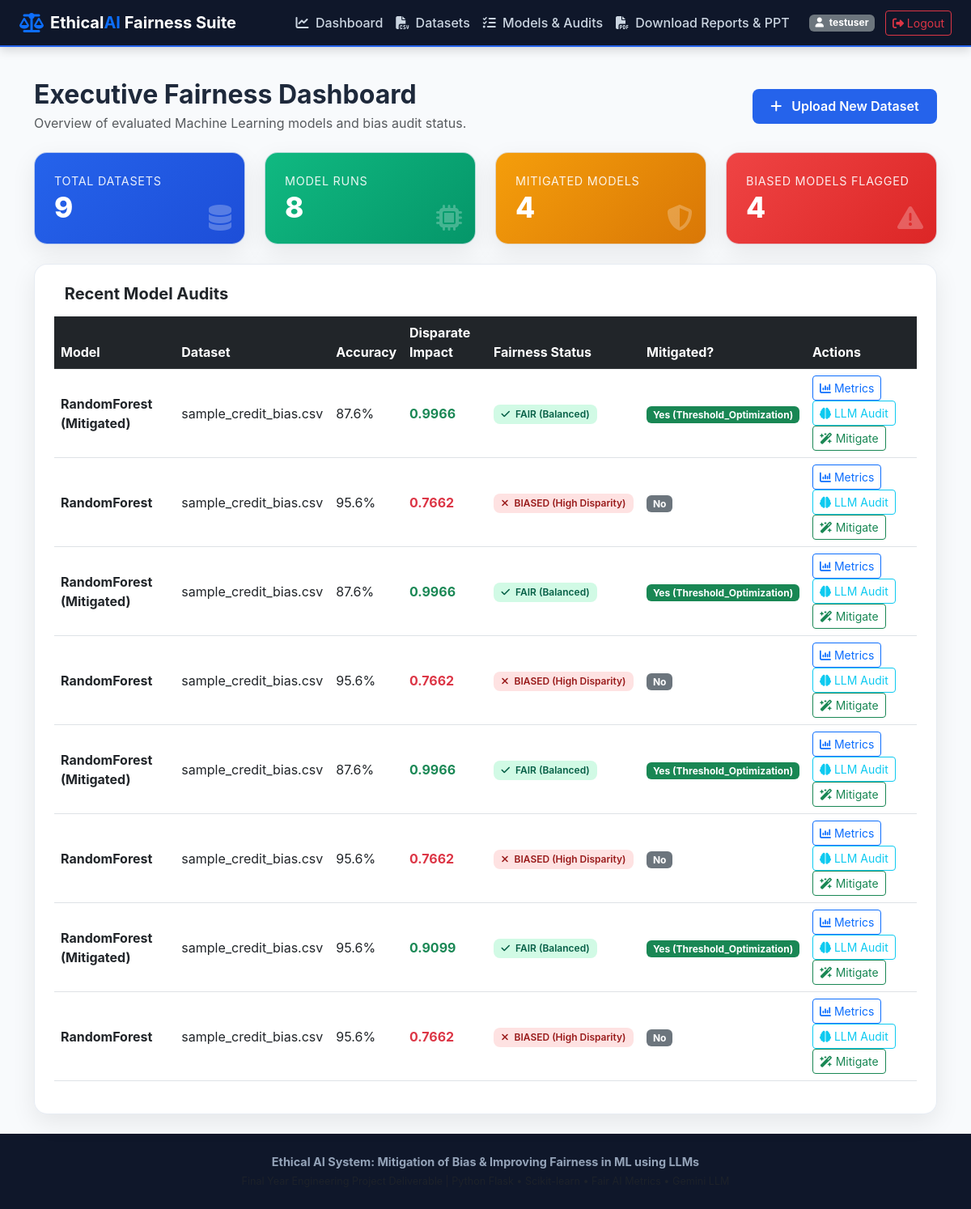
/dashboard (signed in), run on the app's committed database.
### tables this page shows
CREATE TABLE model_runs (
    id INTEGER PRIMARY KEY AUTOINCREMENT,
    user_id INTEGER NOT NULL,
    dataset_id INTEGER NOT NULL,
    model_name VARCHAR(100) NOT NULL,
    accuracy REAL NOT NULL,
    precision_score REAL NOT NULL,
    recall_score REAL NOT NULL,
    f1_score REAL NOT NULL,
    disparate_impact REAL NOT NULL,
    demographic_parity_diff REAL NOT NULL,
    equalized_odds_diff REAL NOT NULL,
    equal_opportunity_diff REAL NOT NULL,
    is_mitigated BOOLEAN DEFAULT 0,
    mitigation_method VARCHAR(100) DEFAULT 'None',
    confusion_matrix_json TEXT NOT NULL,
    fairness_status VARCHAR(50) DEFAULT 'Unchecked',
    created_at TIMESTAMP DEFAULT CURRENT_TIMESTAMP,
    FOREIGN KEY (user_id) REFERENCES users(id) ON DELETE CASCADE,
    FOREIGN KEY (dataset_id) REFERENCES datasets(id) ON DELETE CASCADE
);

CREATE TABLE datasets (
    id INTEGER PRIMARY KEY AUTOINCREMENT,
    user_id INTEGER NOT NULL,
    filename VARCHAR(255) NOT NULL,
    filepath VARCHAR(255) NOT NULL,
    row_count INTEGER DEFAULT 0,
    column_count INTEGER DEFAULT 0,
    target_column VARCHAR(100),
    sensitive_column VARCHAR(100),
    privileged_group VARCHAR(100),
    unprivileged_group VARCHAR(100),
    uploaded_at TIMESTAMP DEFAULT CURRENT_TIMESTAMP, csv_content TEXT,
    FOREIGN KEY (user_id) REFERENCES users(id) ON DELETE CASCADE
);

### app.py (the view)
@app.route('/dashboard')
@login_required
def dashboard():
    user_id = session['user_id']
    datasets = get_user_datasets(user_id)
    conn = get_db_connection()
    cursor = conn.cursor()
    cursor.execute(
        """SELECT m.*, d.filename FROM model_runs m
           JOIN datasets d ON m.dataset_id = d.id
           WHERE m.user_id = ? ORDER BY m.created_at DESC""",
        (user_id,)
    )
    model_runs = [dict(r) for r in cursor.fetchall()]
    conn.close()
    mitigated_count = sum(1 for r in model_runs if r['is_mitigated'])
    biased_count = sum(1 for r in model_runs if 'BIASED' in r['fairness_status'])
    return render_template(
        'dashboard.html',
        datasets=datasets,
        model_runs=model_runs,
        mitigated_count=mitigated_count,
        biased_count=biased_count
    )

### app.py (called while the page is built)
def login_required(f):
    from functools import wraps
    @wraps(f)
    def decorated_function(*args, **kwargs):
        if 'user_id' not in session:
            flash('Please log in to access this page.', 'warning')
            return redirect(url_for('login_page'))
        return f(*args, **kwargs)
    return decorated_function

### models/auth.py (called while the page is built)
def get_db_connection():
    conn = sqlite3.connect(Config.DATABASE_PATH)
    conn.row_factory = sqlite3.Row
    return conn

### models/dataset_manager.py (called while the page is built)
def get_user_datasets(user_id):
    conn = get_db_connection()
    cursor = conn.cursor()
    cursor.execute("SELECT * FROM datasets WHERE user_id = ? ORDER BY uploaded_at DESC", (user_id,))
    datasets = cursor.fetchall()
    conn.close()
    return [dict(d) for d in datasets]

### templates/dashboard.html (shortened to what this page needs)
{% extends "base.html" %}
{% block content %}
<div class="container py-4">
    <div class="d-flex justify-content-between align-items-center mb-4">
        <div>
            <h2 class="fw-bold mb-1">Executive Fairness Dashboard</h2>
            <p class="text-muted mb-0">Overview of evaluated Machine Learning models and bias audit status.</p>
        </div>
        <div>
            <a href="{{ url_for('upload_page') }}" class="btn btn-primary-custom"><i class="fa-solid fa-plus me-2"></i> Upload New Dataset</a>
        </div>
    </div>
    <div class="row g-4 mb-4">
        <div class="col-md-3">
            <div class="card card-custom metric-card primary">
                <div class="metric-label">Total Datasets</div>
                <div class="metric-val">{{ datasets|length }}</div>
                <i class="fa-solid fa-database position-absolute end-0 bottom-0 m-3 opacity-25 fa-2x"></i>
            </div>
        </div>
        <div class="col-md-3">
            <div class="card card-custom metric-card success">
                <div class="metric-label">Model Runs</div>
                <div class="metric-val">{{ model_runs|length }}</div>
                <i class="fa-solid fa-microchip position-absolute end-0 bottom-0 m-3 opacity-25 fa-2x"></i>
            </div>
        </div>
        <div class="col-md-3">
            <div class="card card-custom metric-card warning">
                <div class="metric-label">Mitigated Models</div>
                <div class="metric-val">{{ mitigated_count }}</div>
                <i class="fa-solid fa-shield-halved position-absolute end-0 bottom-0 m-3 opacity-25 fa-2x"></i>
            </div>
        </div>
        <div class="col-md-3">
            <div class="card card-custom metric-card danger">
                <div class="metric-label">Biased Models Flagged</div>
                <div class="metric-val">{{ biased_count }}</div>
                <i class="fa-solid fa-triangle-exclamation position-absolute end-0 bottom-0 m-3 opacity-25 fa-2x"></i>
            </div>
        </div>
    </div>
    <div class="card card-custom p-4">
        <h5 class="fw-bold mb-3"> Recent Model Audits</h5>
        {% if model_runs %}
            <div class="table-responsive">
                <table class="table table-hover align-middle">
                    <thead class="table-dark">
                        <tr>
                            <th>Model</th>
                            <th>Dataset</th>
                            <th>Accuracy</th>
                            <th>Disparate Impact</th>
                            <th>Fairness Status</th>
                            <th>Mitigated?</th>
                            <th>Actions</th>
                        </tr>
                    </thead>
                    <tbody>
                        {% for run in model_runs %}
                        <tr>
                            <td class="fw-bold">{{ run.model_name }}</td>
                            <td>{{ run.filename }}</td>
                            <td>{{ (run.accuracy * 100)|round(1) }}%</td>
                            <td class="fw-bold {{ 'text-danger' if run.disparate_impact < 0.8 else 'text-success' }}">{{ run.disparate_impact }}</td>
                            <td>
                                {% if 'BIASED' in run.fairness_status %}
                                    <span class="badge badge-biased"><i class="fa-solid fa-xmark me-1"></i> {{ run.fairness_status }}</span>
                                {% else %}
                                    <span class="badge badge-fair"><i class="fa-solid fa-check me-1"></i> {{ run.fairness_status }}</span>
                                {% endif %}
                            </td>
                            <td>
                                {% if run.is_mitigated %}
                                    <span class="badge bg-success">Yes ({{ run.mitigation_method }})</span>
                                {% else %}
                                    <span class="badge bg-secondary">No</span>
                                {% endif %}
                            </td>
                            <td>
                                <a href="{{ url_for('bias_detection_page', model_run_id=run.id) }}" class="btn btn-sm btn-outline-primary me-1"><i class="fa-solid fa-chart-column"></i> Metrics</a>
                                <a href="{{ url_for('llm_audit_page', model_run_id=run.id) }}" class="btn btn-sm btn-outline-info me-1"><i class="fa-solid fa-brain"></i> LLM Audit</a>
                                <a href="{{ url_for('mitigation_page', model_run_id=run.id) }}" class="btn btn-sm btn-outline-success"><i class="fa-solid fa-wand-magic-sparkles"></i> Mitigate</a>
                            </td>
                        </tr>
                        {% endfor %}
                    </tbody>
                </table>
            </div>
        {% else %}
            <div class="text-center py-4 text-muted">
                <i class="fa-solid fa-folder-open fa-3x mb-3"></i>
                <p>No model audits found yet. Upload a dataset to begin bias evaluation!</p>
                <a href="{{ url_for('upload_page') }}" class="btn btn-primary"><i class="fa-solid fa-upload me-2"></i> Upload Dataset</a>
            </div>
        {% endif %}
    </div>
</div>
{% endblock %}

### static/css/style.css (style rules this page uses)
:root { --primary-color: #2563eb; --primary-hover: #1d4ed8; --secondary-color: #0f172a; --accent-color: #3b82f6; --success-color: #10b981; --warning-color: #f59e0b; --danger-color: #ef4444; --bg-gradient: linear-gradient(135deg, #0f172a 0%, #1e293b 50%, #0f172a 100%); --card-bg: rgba(255, 255, 255, 0.95); --card-shadow: 0 10px 30px rgba(0, 0, 0, 0.08); }
body { font-family: 'Inter', system-ui, -apple-system, sans-serif; background: #f8fafc; color: #1e293b; min-height: 100vh; display: flex; flex-direction: column; }
.card-custom { background: var(--card-bg); border: 1px solid rgba(226, 232, 240, 0.8); border-radius: 1rem; box-shadow: var(--card-shadow); transition: transform 0.2s ease, box-shadow 0.2s ease; }
.metric-card { padding: 1.5rem; border-radius: 1rem; color: white; position: relative; overflow: hidden; }
.metric-card.primary { background: linear-gradient(135deg, #2563eb, #1d4ed8); }
.metric-card.success { background: linear-gradient(135deg, #10b981, #059669); }
.metric-card.warning { background: linear-gradient(135deg, #f59e0b, #d97706); }
.metric-card.danger { background: linear-gradient(135deg, #ef4444, #dc2626); }
.metric-val { font-size: 2.2rem; font-weight: 800; line-height: 1.2; }
.metric-label { font-size: 0.9rem; text-transform: uppercase; letter-spacing: 0.05em; opacity: 0.9; }
.badge-fair { background-color: #d1fae5; color: #065f46; padding: 0.5em 0.8em; border-radius: 0.5rem; font-weight: 600; }
.badge-biased { background-color: #fee2e2; color: #991b1b; padding: 0.5em 0.8em; border-radius: 0.5rem; font-weight: 600; }
.btn-primary-custom { background-color: var(--primary-color); color: white; border: none; padding: 0.6rem 1.4rem; border-radius: 0.5rem; font-weight: 600; transition: background-color 0.2s ease; }

### data on the page
model_runs: model_name "RandomForest (Mitigated)", filename "sample_credit_bias.csv", (run.accuracy*100)|round(1) "87.6", disparate_impact "0.9966", fairness_status "FAIR (Balanced)", mitigation_method "Threshold_Optimization"
model_runs: model_name "RandomForest", filename "sample_credit_bias.csv", (run.accuracy*100)|round(1) "95.6", disparate_impact "0.7662", fairness_status "BIASED (High Disparity)", is_mitigated "No"
model_runs: model_name "RandomForest (Mitigated)", filename "sample_credit_bias.csv", (run.accuracy*100)|round(1) "87.6", disparate_impact "0.9966", fairness_status "FAIR (Balanced)", mitigation_method "Threshold_Optimization"
model_runs: model_name "RandomForest", filename "sample_credit_bias.csv", (run.accuracy*100)|round(1) "95.6", disparate_impact "0.7662", fairness_status "BIASED (High Disparity)", is_mitigated "No"
model_runs: model_name "RandomForest (Mitigated)", filename "sample_credit_bias.csv", (run.accuracy*100)|round(1) "87.6", disparate_impact "0.9966", fairness_status "FAIR (Balanced)", mitigation_method "Threshold_Optimization"
model_runs: model_name "RandomForest", filename "sample_credit_bias.csv", (run.accuracy*100)|round(1) "95.6", disparate_impact "0.7662", fairness_status "BIASED (High Disparity)", is_mitigated "No"
model_runs: model_name "RandomForest (Mitigated)", filename "sample_credit_bias.csv", (run.accuracy*100)|round(1) "95.6", disparate_impact "0.9099", fairness_status "FAIR (Balanced)", mitigation_method "Threshold_Optimization"
model_runs: model_name "RandomForest", filename "sample_credit_bias.csv", (run.accuracy*100)|round(1) "95.6", disparate_impact "0.7662", fairness_status "BIASED (High Disparity)", is_mitigated "No"

### other printed values
{{ session.username }} "testuser"
{{ datasets|length }} "9"
{{ model_runs|length }} "8"
{{ mitigated_count }} "4"
{{ biased_count }} "4"
